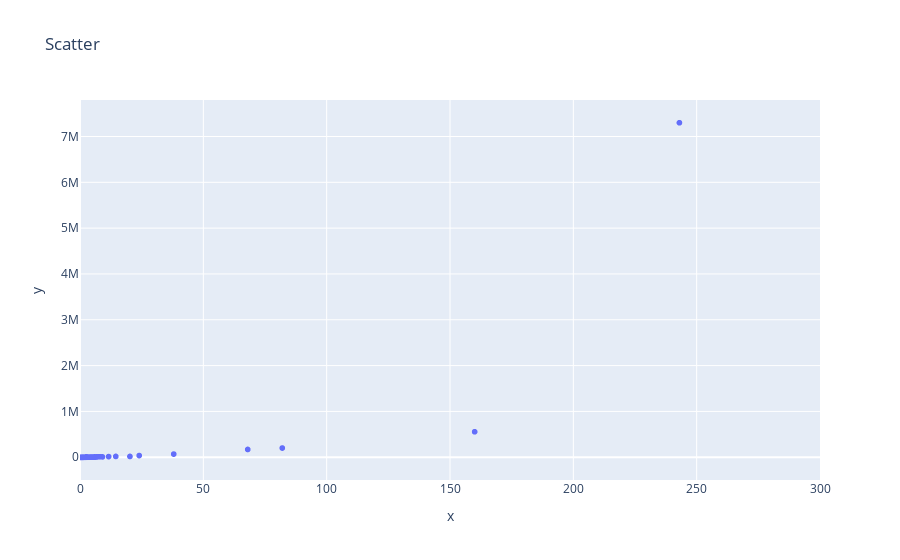

Notebook code cell kept with this figure:
### Markdown cell above
Whith scatter representacion can be observed that correlation value is affected by Oph 11 exoplanet outlier.

### Code cell
fig = px.scatter(x=planetsDf['pl_orbsmax'], y=planetsDf['pl_orbper'],title="Scatter")
fig.update_xaxes(range=(0,300))
fig.show()

### Figure 1 — Plotly figure (JSON) as saved in the notebook; plotly's stock layout.template omitted (floating-point values rounded to 4 significant figures; data arrays with more than 128 entries replaced by an {"elided": "..."} marker saying what was removed)
{"data": [{"hovertemplate": "x=%{x}<br>y=%{y}<extra></extra>", "legendgroup": "", "marker": {"color": "#636efa", "symbol": "circle"}, "mode": "markers", "name": "", "showlegend": false, "type": "scattergl", "x": {"elided": "3372 float values"}, "xaxis": "x", "y": {"elided": "3372 float values"}, "yaxis": "y"}], "layout": {"legend": {"tracegroupgap": 0}, "title": {"text": "Scatter"}, "xaxis": {"anchor": "y", "domain": [0, 1], "range": [0, 300], "title": {"text": "x"}}, "yaxis": {"anchor": "x", "domain": [0, 1], "title": {"text": "y"}}}}
